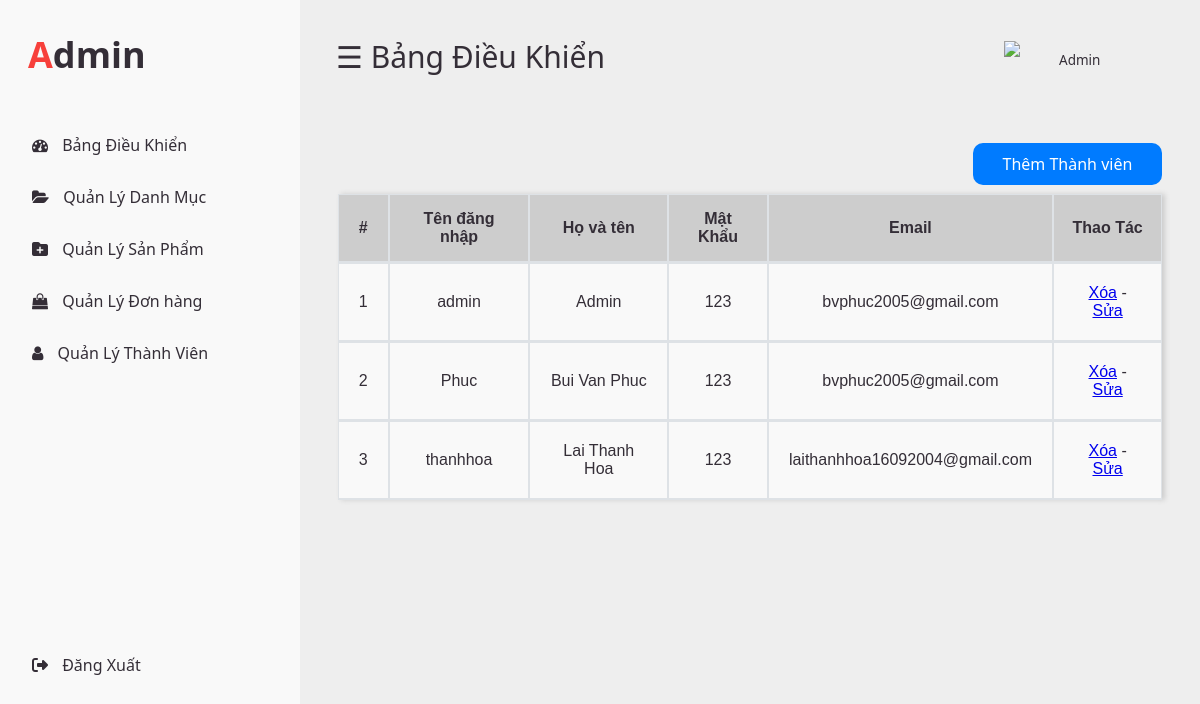
Screenshot of /admin/index.php?act=user with the database file from the repository.
### tables this page shows
CREATE TABLE `users` (
  `id` int(11) NOT NULL,
  `email` varchar(50) NOT NULL,
  `username` varchar(50) NOT NULL,
  `password` int(11) NOT NULL,
  `full_name` varchar(100) NOT NULL,
  `phone` varchar(20) NOT NULL,
  `shipping_address` varchar(255) DEFAULT NULL,
  `shipping_city` varchar(255) DEFAULT NULL,
  `billing_address` varchar(255) NOT NULL,
  `billing_city` varchar(50) NOT NULL,
  `is_admin` int(1) NOT NULL
);

### model/user.php (called while the page is built, shortened)
<?php
function getAllUser()
{
    $conn = connect();
    $sql = "SELECT * FROM `users`";
    $stmt = $conn->prepare($sql);
    $stmt->execute();
    $stmt->setFetchMode(PDO::FETCH_ASSOC);
    $kq = $stmt->fetchAll();
    return $kq;
}

### admin/view/user.php (the view, shortened to what this page needs)
  <div class="container_table">
                <div class="addnew">
                    <a class="addspnew" href="#">Thêm Thành viên</a>
                </div>
                <table class="table_form">
                    <tr>
                        <th class="thead">#</th>
                        <th class="thead">Tên đăng nhập</th>
                        <th class="thead">Họ và tên</th>
                        <th class="thead">Mật Khẩu</th>
                        <th class="thead">Email</th>
                        <th class="thead">Thao Tác</th>
                    </tr>
                    <?php
                        if(isset($users)){
                            foreach ($users as $user) {
                                ?>
                                 <tr>
                                    <td class="tbody"><?=$user['id']?></td>
                                    <td class="tbody"><?=$user['username']?></td>
                                    <td class="tbody"><?=$user['full_name']?></td>
                                    <td class="tbody"><?=$user['password']?></td>
                                    <td class="tbody"><?=$user['email']?></td>
                                    <td class="tbody"><a href="index.php?act=delUser&id=<?=$user['id']?>"> Xóa</a> -
                                    <a href="index.php?act=updateUser&id=<?=$user['id']?>">Sửa</a></td>
                                </tr>
                                <?php
                            }
                        }
                    ?>
                </table>
            </div>
        </div>
    </body>
</body>
</html>

### admin/layout/css/style.css (style rules this page uses)
* { margin: 0px; padding: 0px; }
body { background-color: #eee; overflow: hidden; font-family: system-ui; width: 100%; height: 100%; }
table { font-family: arial, sans-serif; width: 100%; }
th { border-bottom: 1px solid #eee; padding: 15px; text-align: left; color: #342E37; }
td { text-align: left; padding: 20px; color: #342E37; }
.addnew { float: right; padding: 10px 30px; background: #007bff; border-radius: 10px; margin: 1% 2.5% 1%; }
.addnew a { text-decoration: none; color: #fff; }
.container_table { margin-top: 1%; height: auto; }
.container_table .table_form { margin-left: 2.5%; width: 95%; border-collapse: separate; border-spacing: 0; background-color: #F9F9F9; box-shadow: 3px 0px 5px 0px #cdcdcd; margin-bottom: 2%; }
.container_table .table_form tr { border: 1px solid #eee; }
.container_table .table_form .thead { background-color: #cdcdcd; }
.container_table .table_form .tbody, .thead { text-align: center; border: 1px solid #dee2e6; border-bottom: 2px solid #dee2e6; }

### rows the page displays
users: id "1", username "admin", full_name "Admin", password "123", email "bvphuc2005@gmail.com"
users: id "2", username "Phuc", full_name "Bui Van Phuc", password "123", email "bvphuc2005@gmail.com"
users: id "3", username "thanhhoa", full_name "Lai Thanh Hoa", password "123", email "laithanhhoa16092004@gmail.com"
